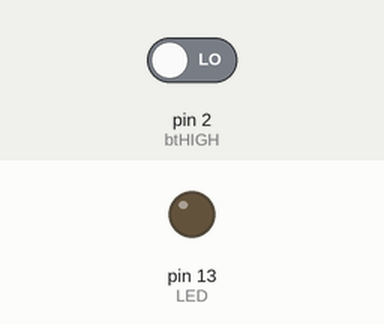
A sketch run on a simulated Arduino Uno, built with avr-gcc and run on an emulated ATmega328P. Parts: output pins drawn as LEDs (lit = HIGH). Dashed ring = blinking. The test bench sets the inputs (shaded band); at power-on: pin 2 (btHIGH) LOW.

Above: at 1.2 s.
1.3 s: pin 2 (btHIGH) driven HIGH
At 4.2 s:
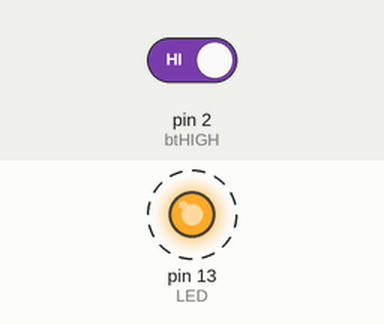
4.3 s: pin 2 (btHIGH) driven LOW
At 5.1 s:
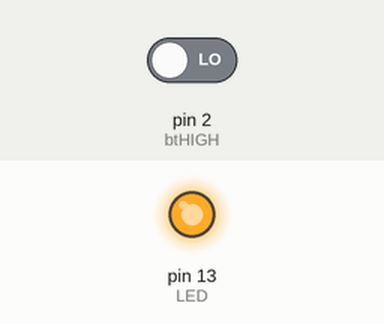
Timing chart, 0 to 7.3 s (numbered marks = the images above; inputs shaded):
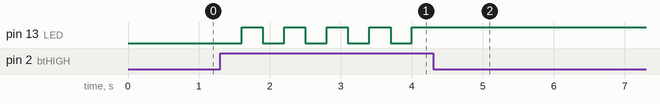

The sketch:

Portas_Logicas_1_Botao.ino
```cpp
/**
   Estudo de portas lógicas
   @author Eugenio Ramos Junior
*/

#define LED 13
#define btHIGH 2 //Botão para acender


void setup() {
  pinMode(LED, OUTPUT);
  pinMode(btHIGH, INPUT);

}

void loop() {
  if (digitalRead(btHIGH) == HIGH) { //Acende o LED
    digitalWrite(LED, HIGH);
    delay(300);
  }
  if (digitalRead(btHIGH) == HIGH) { //Apaga o LED
    digitalWrite(LED, LOW);
    delay(300);
  }
}
```

Measured:
- after the input at 1.3 s, pin 13 (LED): alternates HIGH for 0.30 s and LOW for 0.30 s, starting after 0.30 s
- after the input at 4.3 s, pin 13 (LED): stops changing and stays HIGH
